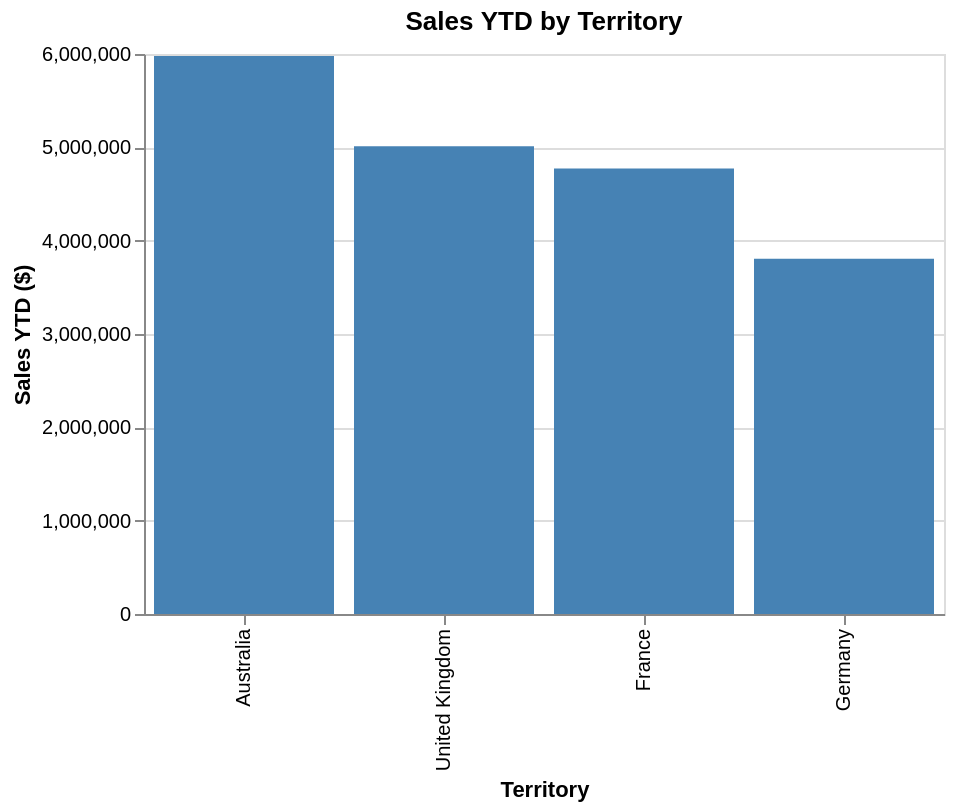

Write notebook code for a chart like this one.
### Markdown cell above
### B.2 Explore Feature of Interest `sales_ytd`

### Code cell
print(df['sales_ytd'].describe())
chart = alt.Chart(df).mark_bar(color='steelblue').encode(
    x=alt.X('name:N', sort='-y', title='Territory'),
    y=alt.Y('sales_ytd:Q', title='Sales YTD ($)'),
    tooltip=['name','sales_ytd','group']
).properties(title='Sales YTD by Territory', width=400, height=280)
chart

### Figure 1 — Vega-Lite specification as saved in the notebook (floating-point values rounded to 4 significant figures)
{"config": {"view": {"continuousWidth": 300, "continuousHeight": 300}}, "data": {"name": "data-2adf3b09542836d409a6ab31da51bce5"}, "mark": {"type": "bar", "color": "steelblue"}, "encoding": {"tooltip": [{"field": "name", "type": "nominal"}, {"field": "sales_ytd", "type": "quantitative"}, {"field": "group", "type": "nominal"}], "x": {"field": "name", "sort": "-y", "title": "Territory", "type": "nominal"}, "y": {"field": "sales_ytd", "title": "Sales YTD ($)", "type": "quantitative"}}, "height": 280, "title": "Sales YTD by Territory", "width": 400, "$schema": "https://vega.github.io/schema/vega-lite/v5.20.1.json", "datasets": {"data-2adf3b09542836d409a6ab31da51bce5": [{"territory_id": "0ad4c625-bb65-4376-8a41-0a65719b0db8", "name": "France", "CountryRegionCode": "FR", "group": "Europe", "sales_ytd": 4772000.0, "sales_last_year": 2397000.0, "cost_ytd": 0.0, "cost_last_year": 0.0}, {"territory_id": "25d73ad2-9e13-410b-8b0d-5f26e2b9e4f2", "name": "Germany", "CountryRegionCode": "DE", "group": "Europe", "sales_ytd": 3805000.0, "sales_last_year": 1308000.0, "cost_ytd": 0.0, "cost_last_year": 0.0}, {"territory_id": "2ac923e9-3043-4f5e-bae0-ad28089bf187", "name": "Australia", "CountryRegionCode": "AU", "group": "Pacific", "sales_ytd": 5978000.0, "sales_last_year": 2279000.0, "cost_ytd": 0.0, "cost_last_year": 0.0}, {"territory_id": "e0e3bac4-790e-4617-84b3-be0c2bdb7070", "name": "United Kingdom", "CountryRegionCode": "GB", "group": "Europe", "sales_ytd": 5013000.0, "sales_last_year": 1636000.0, "cost_ytd": 0.0, "cost_last_year": 0.0}]}}
